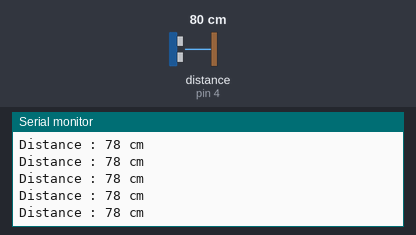
Bench run of a sketch on a simulated Arduino Uno, built with avr-gcc and run on an emulated ATmega328P. Parts: the last lines printed to the serial monitor. Wiring (inferred from the names in the program): ultrasonic range finder: trigger pin 5; echo pin 4. Inputs (shaded band) come from the test bench; at power-on: distance to the obstacle (sensor on pin 4) 80 cm. The echo pulse lasts 58.3 µs per cm.

Above: at 1.2 s.
1.3 s: distance to the obstacle (sensor on pin 4) set to 2 cm
At 1.38 s:
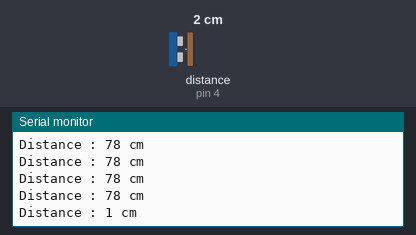
4.3 s: distance to the obstacle (sensor on pin 4) set to 4 cm
At 4.3 s:
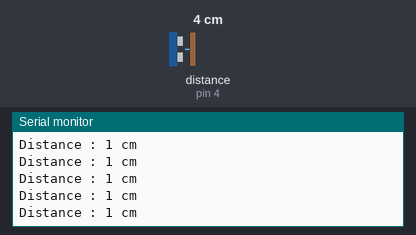
5.8 s: distance to the obstacle (sensor on pin 4) set to 35 cm
At 5.81 s:
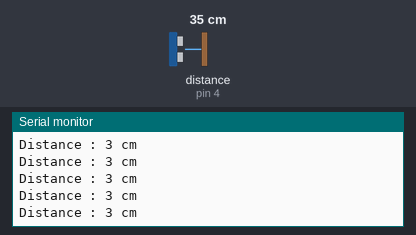
Timing chart, 0 to 8.8 s (numbered marks = the images above; inputs shaded):
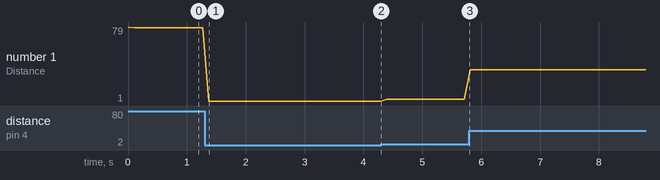

The sketch:

Ping_Pong_Balance_Game.ino
```cpp
/*#include <NewPing.h>

const int trigPin = 5;
const int echoPin = 4;
const int maxDisCM = 50;

NewPing sonar (trigPin, echoPin, maxDisCM);


void setup() {
  // put your setup code here, to run once:
  Serial.begin(115200);
}

void loop() {
  // put your main code here, to run repeatedly:
  Serial.println ("Distance in cm: " + sonar.ping_cm());
  Serial.println ("Distance in inches: " + sonar.ping_in());
}
*/

int duration;
int distance;
const int trigPin = 5;
const int echoPin = 4;

void setup() {
  // put your setup code here, to run once:
  pinMode (trigPin, OUTPUT);
  pinMode (echoPin, INPUT);
  Serial.begin(9600);

}
void loop() {
  //
  SendForSonar();
  Serial.print("Distance : ");
  Serial.print(distance);
  Serial.println(" cm");
  delay(100);

}

void SendForSonar(){
  digitalWrite (trigPin, LOW);
  delayMicroseconds(2);
  digitalWrite(trigPin, HIGH);
  delayMicroseconds(10);
  digitalWrite (trigPin, LOW);
  duration = pulseIn(echoPin, HIGH);
  distance = duration * 0.034 /2;
}
```

Measured:
- after the input at 1.3 s, the serial monitor: prints a new line after 0.07 s (image 1)
- plotted number 1: 78 → 1 after the input at 1.3 s, 1 → 3 after the input at 4.3 s, 3 → 34 after the input at 5.8 s
